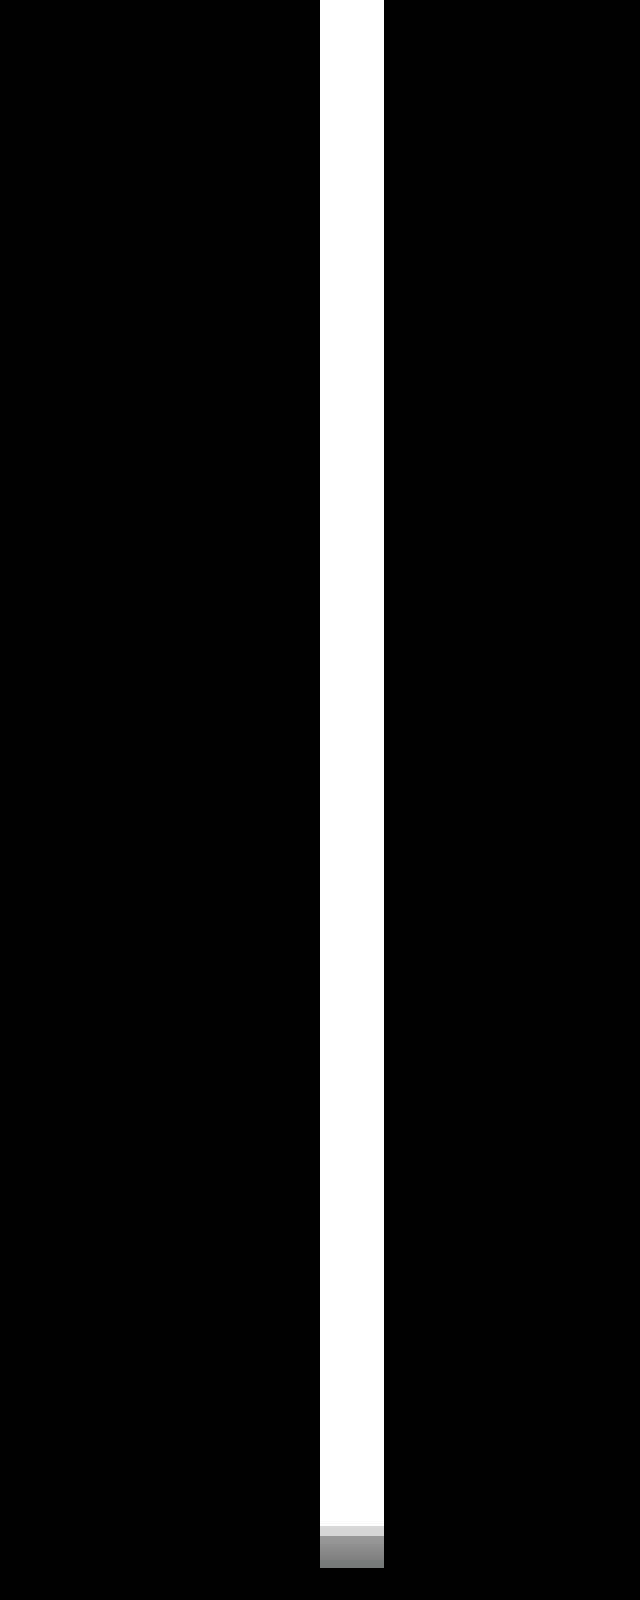

A level layout from a 2D game, rendered from its tile map. Below: a short description, then the map file with tile-grid data replaced by summaries:
An orthogonal 10x25 tile map with 64x64 px tiles, 2 tile layers (Ground, Background), 2 tilesets and 1 object (StartPosition).

<map version="1.0" orientation="orthogonal" width="10" height="25" tilewidth="64" tileheight="64">
 <tileset firstgid="1" name="tileset" tilewidth="64" tileheight="64">
  <image source="images/tileset.png" width="256" height="128" />
 </tileset>
 <tileset firstgid="9" name="tileset2" tilewidth="64" tileheight="64">
  <image source="images/tileset2.png" width="320" height="128" />
 </tileset>
 <layer name="Ground" width="10" height="25">
  <data>[250 cells, 0 non-empty, 0 distinct tile ids]</data>
 </layer>
 <layer name="Background" width="10" height="25">
  <data>[250 cells, 25 non-empty, 3 distinct tile ids]</data>
 </layer>
 <objectgroup name="StartPosition" width="10" height="25">
  <object name="StartPosition" x="322" y="1474" width="58" height="57" />
 </objectgroup>
</map>
